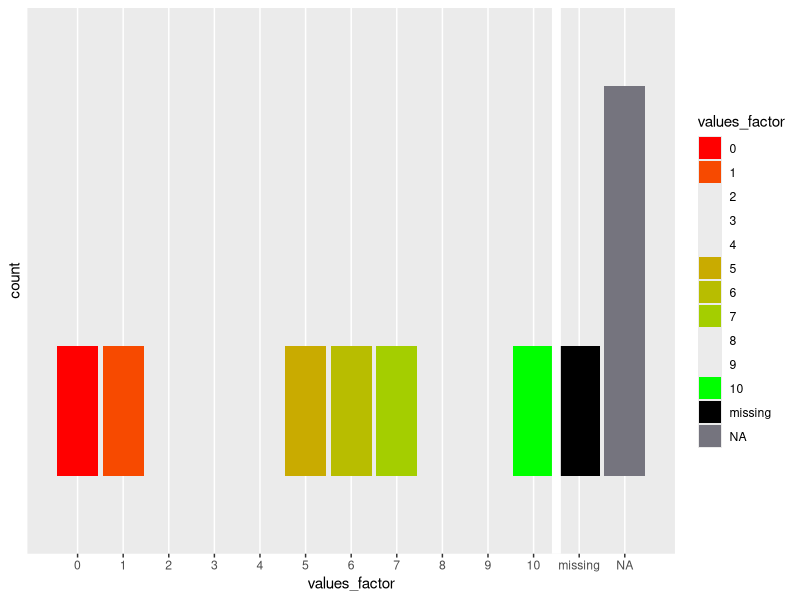
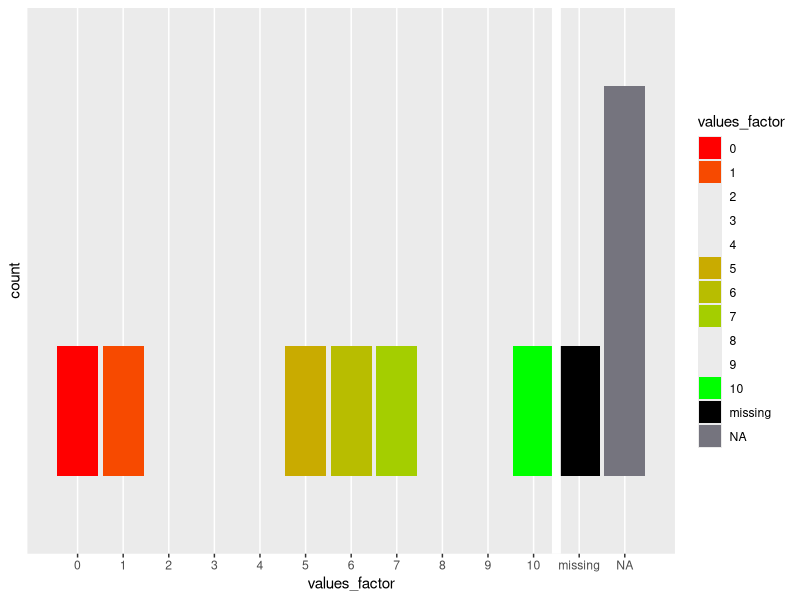

These figures' R source, in order:
## Startup #####################################################################
# clear workspace
rm(list = ls())

# Libraries!
library("ggplot2")



## functions ###################################################################
# validation
decode_and_validate<- function(vector_of_values, vector_of_possible_values, vector_of_possible_lables ){
  
  # save the origional data
  output_df <- data.frame(values_original= vector_of_values)
  
  # convert it to a factor with the right order as the vector_of_possible_lables
  # indicates. With this transformation all values not speciefied in the 
  # vector_of_possible_values are truned NA
  output_df$values_factor   <- factor(x = output_df$values_original
                                      , levels = vector_of_possible_values
                                      , labels = vector_of_possible_lables)
                                      # , ordered = TRUE)
  
  # convert to character
  output_df$values_for_math <- as.character(x = output_df$values_factor)
  # convert to numeric - everything that is not a number is turned to na so that
  # there is only a clean vector for doing math things
  suppressWarnings(
    output_df$values_for_math <- as.numeric(x = output_df$values_for_math)
    )
  return(output_df)
}


create_color_pallet <- function(vector_of_possible_values){
  # bob ross wants to create a bar plot with lots of happy little bars.
  
  # herefore he needs to know how many different happy bars should be there
  how_many_numbers = length(vector_of_possible_values)
  
  # one of the little bars doesnt allways be there so he checkts if the grumpy 
  # missing value wants to be in this picture
  if (99 %in% vector_of_possible_values)
    how_many_numbers = how_many_numbers - 1
  
  # every happy little bar wants to be painted in a different color becaues 
  # every bar is different but equaly important. Here the happy little bars want 
  # to be drawn either green or red.
  happy_little_bars_colors <- scales::seq_gradient_pal("red", "green", "Lab")(seq(0,1,length.out=how_many_numbers))
  
  # oh dear lets check again if grumpy missing value bar wants to be in our 
  # picture. If he wants to be here lets assign the grumpy missing value a 
  # different color because he's very special
  if (99 %in% vector_of_possible_values)
    happy_little_bars_colors[how_many_numbers+1] <-  "#000000"
  
  
  # now bob is taking his small detail brush dips it into some color and is 
  # ready to create all those little happy bars. He even thinks about the the 
  # NA bar that allways gets sad because it only there when somebody didn't want
  # to share his thougts and rather kept his hopes and dreams by himselve.
  # Allso if a happy little bar doesn't want to be there, he just paints the 
  # happy little bars with the color he prommised to paint them
  twleve_inch_brush <- scale_fill_manual(values = happy_little_bars_colors , na.value="#75747E" ,drop=F)
  
  return(twleve_inch_brush)
}


## promo code ##################################################################
value <- c(0,1,2,3,4,5,6,7,8,9,10,99)
label <- c('0','1','2','3','4','5','6','7','8','9','10','missing')



values = round(runif(10, min=0, max=11))
values[1] = NA
values[2] = 99
values[3] = 11

data <- decode_and_validate(vector_of_values = values, vector_of_possible_values = value, vector_of_possible_lables = label)
head(data)



# data$values_for_math <- as.character(data$values_factor)
# data$values_for_math <- as.numeric(x = data$values_for_math)
# head(data)

decode_and_validate_df = data
vector_of_possible_values = value
vector_of_possible_lables = label


do_plot <- function(decode_and_validate_df, vector_of_possible_values, vector_of_possible_lables){
  
  # make the right color pallet
  color_pallet = create_color_pallet(vector_of_possible_values)
  
  
  # calculate the scale for the y axis
  scale_y_data <- nrow(decode_and_validate_df)
  scale_y_max  <- scale_y_data + 2
  
  #calculate the limits for the xaxis
  # you can use length(vector_of_possible_values) and check again for missing or not missing
  # or you can just use the length of the vector_of_possible_values (create_color_pallet did that check before)
  # +1.5 to compensate for NA
  scale_x <- c(.5, length(vector_of_possible_values)+1.5)
  
  
  gg <- ggplot(data = decode_and_validate_df) + 
    geom_bar(aes(x = values_factor, fill = values_factor))+
    coord_cartesian(xlim = scale_x) + 
    scale_x_discrete(drop = FALSE) + 
    scale_y_discrete(limits = c(1:scale_y_max)
                     , breaks = seq(0, scale_y_data, ceiling(scale_y_data/3))
    ) + 
    color_pallet+
    geom_vline(xintercept = 11.5
               , color    = "#FFFFFF"
               , size     = 3, linetype = "solid")
  
  
  print(gg)
  return(gg)
}





  plot <- do_plot(decode_and_validate_df = data, vector_of_possible_values = value, vector_of_possible_lables = label)
  print(plot)


decode_and_validate_df$values_factor

